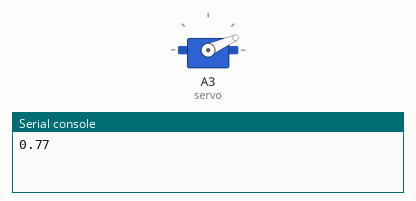
The program below on a simulated CircuitPython board. On the bench: servo, the last lines printed to the serial console. Servo angles are drawn from the pulse width (0.5 ms = 0°, 2.5 ms = 180°).

Above: at 0.1 s.
At 9.1 s:
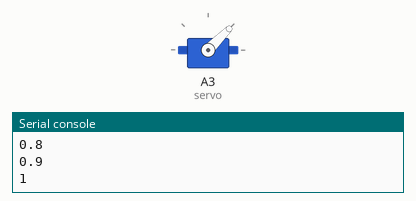
At 18.1 s:
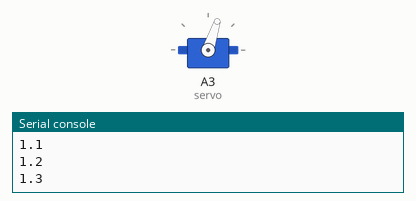
At 36.1 s:
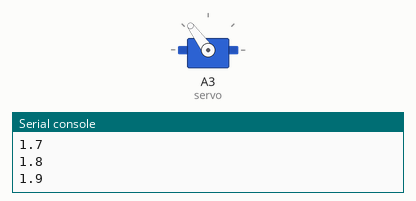
Timing chart, 0 to 40.0 s (numbered marks = the images above):
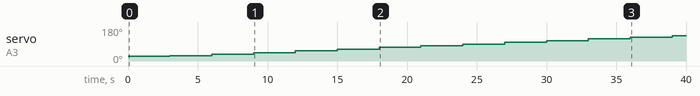

The program:

cpbservocal.py
```python
import time
import pwmio
import board

servo = pwmio.PWMOut(board.A3, frequency=50)
def servo_duty_cycle(pulse_ms, frequency=50):
    period_ms = 1.0 / frequency * 1000.0
    duty_cycle = int(pulse_ms / (period_ms / 65535.0))
    return duty_cycle

while True:
    for pulse_ms in [0.77,.8, .9, 1, 1.1, 1.2, 1.3, 1.4, 1.5, 1.6, 1.7, 1.8, 1.9, 2, 2.1, 2.2, 2.3,2.33]:
        servo.duty_cycle = servo_duty_cycle(pulse_ms)
        print(pulse_ms)
        time.sleep(3)
```

Measured:
- by itself, servo on A3 (servo): moves from 24° to 135° over 36.0 s
